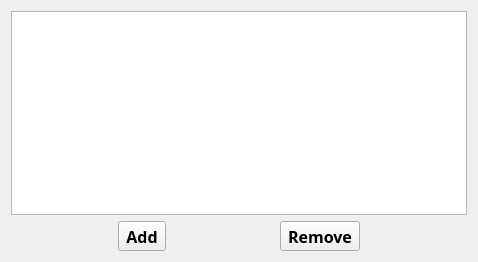
<?xml version="1.0" encoding="UTF-8"?>
<ui version="4.0">
 <class>EventsListWIdget</class>
 <widget class="QDialog" name="EventsListWIdget">
  <property name="geometry">
   <rect>
    <x>0</x>
    <y>0</y>
    <width>478</width>
    <height>262</height>
   </rect>
  </property>
  <property name="windowTitle">
   <string>EventsListWIdget</string>
  </property>
  <layout class="QVBoxLayout" name="verticalLayout">
   <item>
    <widget class="QListWidget" name="listWidget"/>
   </item>
   <item>
    <layout class="QHBoxLayout" name="horizontalLayout">
     <item>
      <spacer name="horizontalSpacer">
       <property name="orientation">
        <enum>Qt::Horizontal</enum>
       </property>
       <property name="sizeHint" stdset="0">
        <size>
         <width>40</width>
         <height>20</height>
        </size>
       </property>
      </spacer>
     </item>
     <item>
      <widget class="QToolButton" name="toolButton">
       <property name="minimumSize">
        <size>
         <width>0</width>
         <height>30</height>
        </size>
       </property>
       <property name="font">
        <font>
         <family>Arial Black</family>
         <pointsize>12</pointsize>
         <weight>75</weight>
         <bold>true</bold>
        </font>
       </property>
       <property name="text">
        <string>Add</string>
       </property>
      </widget>
     </item>
     <item>
      <spacer name="horizontalSpacer_2">
       <property name="orientation">
        <enum>Qt::Horizontal</enum>
       </property>
       <property name="sizeHint" stdset="0">
        <size>
         <width>40</width>
         <height>20</height>
        </size>
       </property>
      </spacer>
     </item>
     <item>
      <widget class="QToolButton" name="toolButton_2">
       <property name="font">
        <font>
         <family>Arial Black</family>
         <pointsize>12</pointsize>
         <weight>75</weight>
         <bold>true</bold>
        </font>
       </property>
       <property name="text">
        <string>Remove</string>
       </property>
      </widget>
     </item>
     <item>
      <spacer name="horizontalSpacer_3">
       <property name="orientation">
        <enum>Qt::Horizontal</enum>
       </property>
       <property name="sizeHint" stdset="0">
        <size>
         <width>40</width>
         <height>20</height>
        </size>
       </property>
      </spacer>
     </item>
    </layout>
   </item>
  </layout>
 </widget>
 <resources/>
 <connections/>
</ui>
